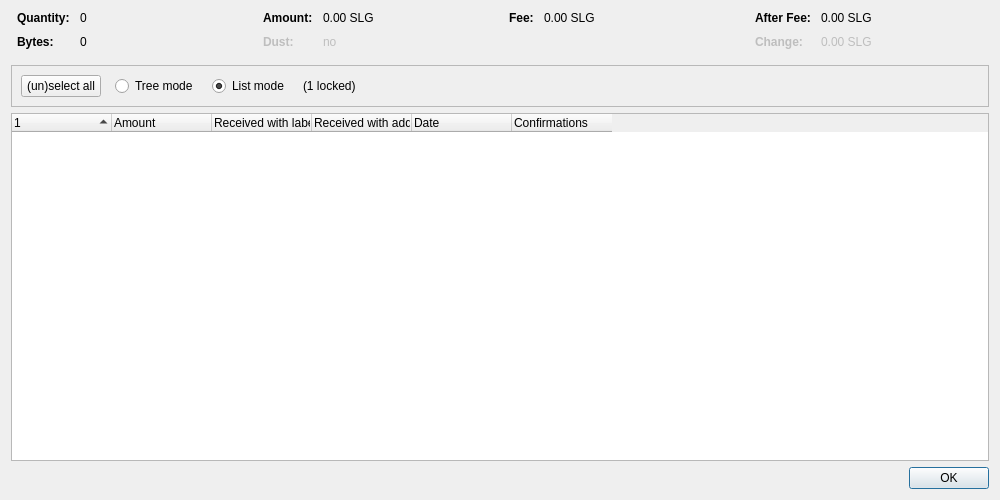
<?xml version="1.0" encoding="UTF-8"?>
<ui version="4.0">
 <class>CoinControlDialog</class>
 <widget class="QDialog" name="CoinControlDialog">
  <property name="geometry">
   <rect>
    <x>0</x>
    <y>0</y>
    <width>1000</width>
    <height>500</height>
   </rect>
  </property>
  <property name="windowTitle">
   <string>Coin Selection</string>
  </property>
  <layout class="QVBoxLayout" name="verticalLayout">
   <item>
    <layout class="QHBoxLayout" name="horizontalLayoutTop" stretch="0,0,0,0">
     <property name="topMargin">
      <number>0</number>
     </property>
     <property name="bottomMargin">
      <number>10</number>
     </property>
     <item>
      <layout class="QFormLayout" name="formLayoutCoinControl1">
       <property name="horizontalSpacing">
        <number>10</number>
       </property>
       <property name="verticalSpacing">
        <number>10</number>
       </property>
       <property name="leftMargin">
        <number>6</number>
       </property>
       <property name="rightMargin">
        <number>6</number>
       </property>
       <item row="0" column="0">
        <widget class="QLabel" name="labelCoinControlQuantityText">
         <property name="font">
          <font>
           <weight>75</weight>
           <bold>true</bold>
          </font>
         </property>
         <property name="text">
          <string>Quantity:</string>
         </property>
        </widget>
       </item>
       <item row="0" column="1">
        <widget class="QLabel" name="labelCoinControlQuantity">
         <property name="cursor">
          <cursorShape>IBeamCursor</cursorShape>
         </property>
         <property name="contextMenuPolicy">
          <enum>Qt::ActionsContextMenu</enum>
         </property>
         <property name="text">
          <string notr="true">0</string>
         </property>
         <property name="textInteractionFlags">
          <set>Qt::LinksAccessibleByMouse|Qt::TextSelectableByKeyboard|Qt::TextSelectableByMouse</set>
         </property>
        </widget>
       </item>
       <item row="1" column="0">
        <widget class="QLabel" name="labelCoinControlBytesText">
         <property name="font">
          <font>
           <weight>75</weight>
           <bold>true</bold>
          </font>
         </property>
         <property name="text">
          <string>Bytes:</string>
         </property>
        </widget>
       </item>
       <item row="1" column="1">
        <widget class="QLabel" name="labelCoinControlBytes">
         <property name="cursor">
          <cursorShape>IBeamCursor</cursorShape>
         </property>
         <property name="contextMenuPolicy">
          <enum>Qt::ActionsContextMenu</enum>
         </property>
         <property name="text">
          <string notr="true">0</string>
         </property>
         <property name="textInteractionFlags">
          <set>Qt::LinksAccessibleByMouse|Qt::TextSelectableByKeyboard|Qt::TextSelectableByMouse</set>
         </property>
        </widget>
       </item>
      </layout>
     </item>
     <item>
      <layout class="QFormLayout" name="formLayoutCoinControl2">
       <property name="horizontalSpacing">
        <number>10</number>
       </property>
       <property name="verticalSpacing">
        <number>10</number>
       </property>
       <property name="leftMargin">
        <number>6</number>
       </property>
       <property name="rightMargin">
        <number>6</number>
       </property>
       <item row="0" column="0">
        <widget class="QLabel" name="labelCoinControlAmountText">
         <property name="font">
          <font>
           <weight>75</weight>
           <bold>true</bold>
          </font>
         </property>
         <property name="text">
          <string>Amount:</string>
         </property>
        </widget>
       </item>
       <item row="0" column="1">
        <widget class="QLabel" name="labelCoinControlAmount">
         <property name="cursor">
          <cursorShape>IBeamCursor</cursorShape>
         </property>
         <property name="contextMenuPolicy">
          <enum>Qt::ActionsContextMenu</enum>
         </property>
         <property name="text">
          <string notr="true">0.00 SLG</string>
         </property>
         <property name="textInteractionFlags">
          <set>Qt::LinksAccessibleByMouse|Qt::TextSelectableByKeyboard|Qt::TextSelectableByMouse</set>
         </property>
        </widget>
       </item>
       <item row="1" column="0">
        <widget class="QLabel" name="labelCoinControlLowOutputText">
         <property name="enabled">
          <bool>false</bool>
         </property>
         <property name="font">
          <font>
           <weight>75</weight>
           <bold>true</bold>
          </font>
         </property>
         <property name="text">
          <string>Dust:</string>
         </property>
        </widget>
       </item>
       <item row="1" column="1">
        <widget class="QLabel" name="labelCoinControlLowOutput">
         <property name="enabled">
          <bool>false</bool>
         </property>
         <property name="cursor">
          <cursorShape>IBeamCursor</cursorShape>
         </property>
         <property name="contextMenuPolicy">
          <enum>Qt::ActionsContextMenu</enum>
         </property>
         <property name="text">
          <string notr="true">no</string>
         </property>
         <property name="textInteractionFlags">
          <set>Qt::LinksAccessibleByMouse|Qt::TextSelectableByKeyboard|Qt::TextSelectableByMouse</set>
         </property>
        </widget>
       </item>
      </layout>
     </item>
     <item>
      <layout class="QFormLayout" name="formLayoutCoinControl3">
       <property name="horizontalSpacing">
        <number>10</number>
       </property>
       <property name="verticalSpacing">
        <number>10</number>
       </property>
       <property name="leftMargin">
        <number>6</number>
       </property>
       <property name="rightMargin">
        <number>6</number>
       </property>
       <item row="0" column="0">
        <widget class="QLabel" name="labelCoinControlFeeText">
         <property name="font">
          <font>
           <weight>75</weight>
           <bold>true</bold>
          </font>
         </property>
         <property name="text">
          <string>Fee:</string>
         </property>
        </widget>
       </item>
       <item row="0" column="1">
        <widget class="QLabel" name="labelCoinControlFee">
         <property name="cursor">
          <cursorShape>IBeamCursor</cursorShape>
         </property>
         <property name="contextMenuPolicy">
          <enum>Qt::ActionsContextMenu</enum>
         </property>
         <property name="text">
          <string notr="true">0.00 SLG</string>
         </property>
         <property name="textInteractionFlags">
          <set>Qt::LinksAccessibleByMouse|Qt::TextSelectableByKeyboard|Qt::TextSelectableByMouse</set>
         </property>
        </widget>
       </item>
      </layout>
     </item>
     <item>
      <layout class="QFormLayout" name="formLayoutCoinControl4">
       <property name="horizontalSpacing">
        <number>10</number>
       </property>
       <property name="verticalSpacing">
        <number>10</number>
       </property>
       <property name="leftMargin">
        <number>6</number>
       </property>
       <property name="rightMargin">
        <number>6</number>
       </property>
       <item row="0" column="0">
        <widget class="QLabel" name="labelCoinControlAfterFeeText">
         <property name="font">
          <font>
           <weight>75</weight>
           <bold>true</bold>
          </font>
         </property>
         <property name="text">
          <string>After Fee:</string>
         </property>
        </widget>
       </item>
       <item row="0" column="1">
        <widget class="QLabel" name="labelCoinControlAfterFee">
         <property name="cursor">
          <cursorShape>IBeamCursor</cursorShape>
         </property>
         <property name="contextMenuPolicy">
          <enum>Qt::ActionsContextMenu</enum>
         </property>
         <property name="text">
          <string notr="true">0.00 SLG</string>
         </property>
         <property name="textInteractionFlags">
          <set>Qt::LinksAccessibleByMouse|Qt::TextSelectableByKeyboard|Qt::TextSelectableByMouse</set>
         </property>
        </widget>
       </item>
       <item row="1" column="0">
        <widget class="QLabel" name="labelCoinControlChangeText">
         <property name="enabled">
          <bool>false</bool>
         </property>
         <property name="font">
          <font>
           <weight>75</weight>
           <bold>true</bold>
          </font>
         </property>
         <property name="text">
          <string>Change:</string>
         </property>
        </widget>
       </item>
       <item row="1" column="1">
        <widget class="QLabel" name="labelCoinControlChange">
         <property name="enabled">
          <bool>false</bool>
         </property>
         <property name="cursor">
          <cursorShape>IBeamCursor</cursorShape>
         </property>
         <property name="contextMenuPolicy">
          <enum>Qt::ActionsContextMenu</enum>
         </property>
         <property name="text">
          <string notr="true">0.00 SLG</string>
         </property>
         <property name="textInteractionFlags">
          <set>Qt::LinksAccessibleByMouse|Qt::TextSelectableByKeyboard|Qt::TextSelectableByMouse</set>
         </property>
        </widget>
       </item>
      </layout>
     </item>
    </layout>
   </item>
   <item>
    <widget class="QFrame" name="frame">
     <property name="minimumSize">
      <size>
       <width>0</width>
       <height>40</height>
      </size>
     </property>
     <property name="frameShape">
      <enum>QFrame::StyledPanel</enum>
     </property>
     <property name="frameShadow">
      <enum>QFrame::Sunken</enum>
     </property>
     <layout class="QHBoxLayout" name="horizontalLayout">
      <item>
       <layout class="QHBoxLayout" name="horizontalLayoutPanel" stretch="0,0,0,0,0">
        <property name="spacing">
         <number>14</number>
        </property>
        <item>
         <widget class="QPushButton" name="pushButtonSelectAll">
          <property name="sizePolicy">
           <sizepolicy hsizetype="Maximum" vsizetype="Fixed">
            <horstretch>0</horstretch>
            <verstretch>0</verstretch>
           </sizepolicy>
          </property>
          <property name="text">
           <string>(un)select all</string>
          </property>
          <property name="autoDefault">
           <bool>false</bool>
          </property>
         </widget>
        </item>
        <item>
         <widget class="QRadioButton" name="radioTreeMode">
          <property name="sizePolicy">
           <sizepolicy hsizetype="Maximum" vsizetype="Fixed">
            <horstretch>0</horstretch>
            <verstretch>0</verstretch>
           </sizepolicy>
          </property>
          <property name="text">
           <string>Tree mode</string>
          </property>
         </widget>
        </item>
        <item>
         <widget class="QRadioButton" name="radioListMode">
          <property name="sizePolicy">
           <sizepolicy hsizetype="Maximum" vsizetype="Fixed">
            <horstretch>0</horstretch>
            <verstretch>0</verstretch>
           </sizepolicy>
          </property>
          <property name="text">
           <string>List mode</string>
          </property>
          <property name="checked">
           <bool>true</bool>
          </property>
         </widget>
        </item>
        <item>
         <widget class="QLabel" name="labelLocked">
          <property name="text">
           <string notr="true">(1 locked)</string>
          </property>
         </widget>
        </item>
        <item>
         <spacer name="horizontalSpacer">
          <property name="orientation">
           <enum>Qt::Horizontal</enum>
          </property>
          <property name="sizeHint" stdset="0">
           <size>
            <width>40</width>
            <height>20</height>
           </size>
          </property>
         </spacer>
        </item>
       </layout>
      </item>
     </layout>
    </widget>
   </item>
   <item>
    <widget class="CoinControlTreeWidget" name="treeWidget">
     <property name="contextMenuPolicy">
      <enum>Qt::CustomContextMenu</enum>
     </property>
     <property name="sortingEnabled">
      <bool>false</bool>
     </property>
     <property name="columnCount">
      <number>6</number>
     </property>
     <attribute name="headerShowSortIndicator" stdset="0">
      <bool>true</bool>
     </attribute>
     <attribute name="headerStretchLastSection">
      <bool>false</bool>
     </attribute>
     <column>
      <property name="text">
       <string/>
      </property>
     </column>
     <column>
      <property name="text">
       <string>Amount</string>
      </property>
     </column>
     <column>
      <property name="text">
       <string>Received with label</string>
      </property>
     </column>
     <column>
      <property name="text">
       <string>Received with address</string>
      </property>
     </column>
     <column>
      <property name="text">
       <string>Date</string>
      </property>
     </column>
     <column>
      <property name="text">
       <string>Confirmations</string>
      </property>
      <property name="toolTip">
       <string>Confirmed</string>
      </property>
     </column>
     <column>
      <property name="text">
       <string/>
      </property>
     </column>
     <column>
      <property name="text">
       <string/>
      </property>
     </column>
     <column>
      <property name="text">
       <string/>
      </property>
     </column>
     <column>
      <property name="text">
       <string/>
      </property>
     </column>
    </widget>
   </item>
   <item>
    <widget class="QDialogButtonBox" name="buttonBox">
     <property name="orientation">
      <enum>Qt::Horizontal</enum>
     </property>
     <property name="standardButtons">
      <set>QDialogButtonBox::Ok</set>
     </property>
    </widget>
   </item>
  </layout>
 </widget>
 <customwidgets>
  <customwidget>
   <class>CoinControlTreeWidget</class>
   <extends>QTreeWidget</extends>
   <header>qt/coincontroltreewidget.h</header>
  </customwidget>
 </customwidgets>
 <resources/>
 <connections/>
</ui>
